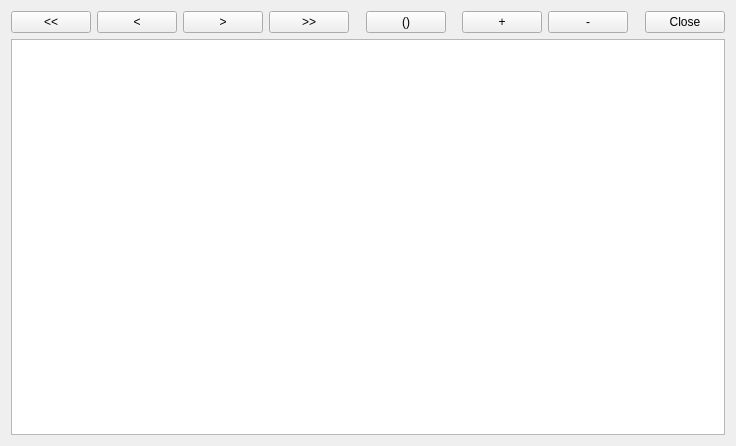
<?xml version="1.0" encoding="UTF-8"?>
<ui version="4.0">
 <class>FormRegion</class>
 <widget class="QWidget" name="FormRegion">
  <property name="geometry">
   <rect>
    <x>0</x>
    <y>0</y>
    <width>736</width>
    <height>446</height>
   </rect>
  </property>
  <property name="windowTitle">
   <string>Form</string>
  </property>
  <layout class="QVBoxLayout" name="verticalLayout">
   <item>
    <layout class="QHBoxLayout" name="horizontalLayout">
     <item>
      <widget class="QPushButton" name="pushButton_First">
       <property name="text">
        <string>&lt;&lt;</string>
       </property>
      </widget>
     </item>
     <item>
      <widget class="QPushButton" name="pushButton_Prev">
       <property name="text">
        <string>&lt;</string>
       </property>
      </widget>
     </item>
     <item>
      <widget class="QPushButton" name="pushButton_Next">
       <property name="text">
        <string>&gt;</string>
       </property>
      </widget>
     </item>
     <item>
      <widget class="QPushButton" name="pushButton_Last">
       <property name="text">
        <string>&gt;&gt;</string>
       </property>
      </widget>
     </item>
     <item>
      <spacer name="horizontalSpacer">
       <property name="orientation">
        <enum>Qt::Horizontal</enum>
       </property>
       <property name="sizeHint" stdset="0">
        <size>
         <width>40</width>
         <height>20</height>
        </size>
       </property>
      </spacer>
     </item>
     <item>
      <widget class="QPushButton" name="pushButton_Re">
       <property name="text">
        <string>()</string>
       </property>
      </widget>
     </item>
     <item>
      <spacer name="horizontalSpacer_2">
       <property name="orientation">
        <enum>Qt::Horizontal</enum>
       </property>
       <property name="sizeHint" stdset="0">
        <size>
         <width>40</width>
         <height>20</height>
        </size>
       </property>
      </spacer>
     </item>
     <item>
      <widget class="QPushButton" name="pushButton_Add">
       <property name="text">
        <string>+</string>
       </property>
      </widget>
     </item>
     <item>
      <widget class="QPushButton" name="pushButton_Del">
       <property name="text">
        <string>-</string>
       </property>
      </widget>
     </item>
     <item>
      <spacer name="horizontalSpacer_3">
       <property name="orientation">
        <enum>Qt::Horizontal</enum>
       </property>
       <property name="sizeHint" stdset="0">
        <size>
         <width>40</width>
         <height>20</height>
        </size>
       </property>
      </spacer>
     </item>
     <item>
      <widget class="QPushButton" name="pushButtonClose">
       <property name="text">
        <string>Close</string>
       </property>
      </widget>
     </item>
    </layout>
   </item>
   <item>
    <widget class="QTableView" name="tableView"/>
   </item>
  </layout>
 </widget>
 <resources/>
 <connections/>
</ui>
